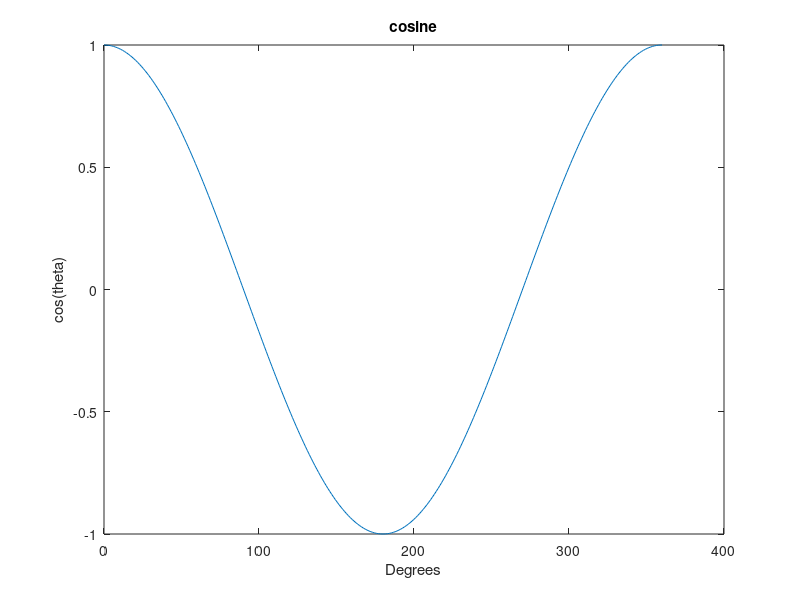
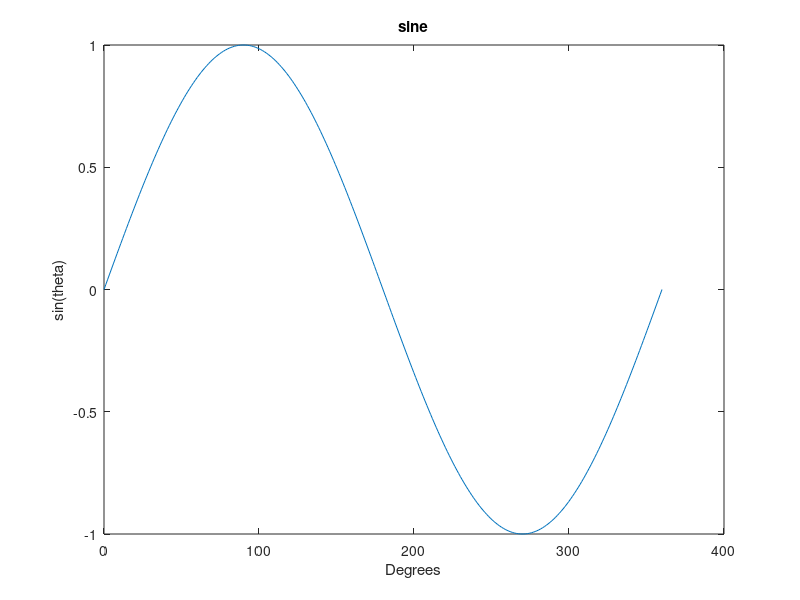
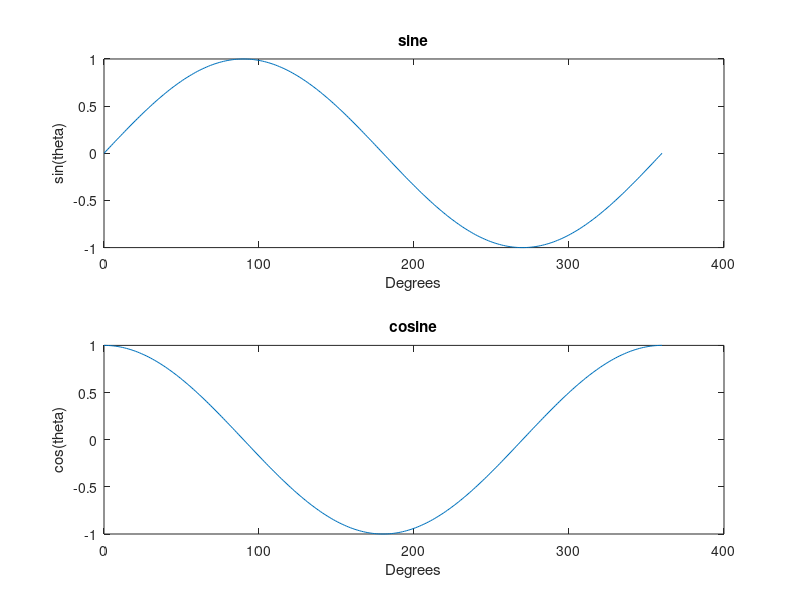
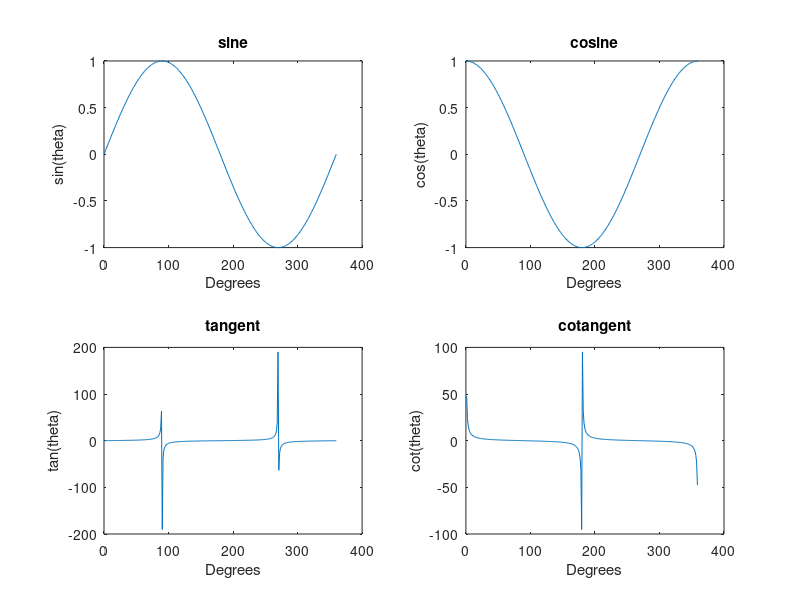

Recreate these plots in MATLAB, in order.
%% usingSubPlots.m
%  This program demonstrates how to use MATLAB's 'figure' command
%  and 'subplot' command
%       The figure command opens up a new figure window.
%       The subplot command enables putting multiple plots in one figure
%       window.
% Jonathon Vasilak
% March 31, 2020

%  Clear memory
clear;
%  Clear Command Window
clc;
%  Close figures
close all;

%% Create arrays
% Create an array of values for theta from 0 to 360 degrees
npts = 300; % number of points
thetaMin = 0; % minimum value for theta in degrees
thetaMax = 360; % maximum value for theta in degrees
thetaArray = linspace(thetaMin,thetaMax,npts);

% Create an array for sine
sinArray = sind(thetaArray);
% Create an array for cosine
cosArray = cosd(thetaArray);
% Create an array for tangent
tanArray = tand(thetaArray);
% Create an array for cotangent
cotArray = cotd(thetaArray);

%% Plots
% This command opens a new figure window
% Note the title of this figure is "Figure 1"
figure;
% If we type it in again, it opens a second figure window
% Note the title of this figure is "Figure 2"
figure;

% Since Figure 2 was the last figure window open, it is the "active"
% axes or figure window. If we issue a plot command the plot will go 
% to Figure 2
plot(thetaArray,sinArray);
xlabel('Degrees');
ylabel('sin(theta)');
title('sine');

% If we want to send a plot to Figure 1, we need to make it the active
% axes. To do so we type figure(1). Note to make Figure 2 the active
% axes, we would type figure(2).
figure(1);
% Now Figure 1 is active.  We will send a plot to this axes.
plot(thetaArray,cosArray);
xlabel('Degrees');
ylabel('cos(theta)');
title('cosine');

%% Now clear the figure windows
% Open up a 3rd figure window
figure;
% We can divide the figure window into different axes. MATLAB uses the
% format of rows, columns.  The syntax is subplot(# of rows, # of columns,
% which subplot is active).
% Issue the subplot(2,1,1): 2 rows, 1 column, the last 1 means that row 1,
% column 1 is the active axes
subplot(2,1,1);
plot(thetaArray,sinArray);
xlabel('Degrees');
ylabel('sin(theta)');
title('sine');
% Now make the 2nd row the active subplot axes
% Issue the subplot(2,1,2): 2 rows, 1 column, the last 2 means that row 2,
% column 1 is active axes
subplot(2,1,2);
plot(thetaArray,cosArray);
xlabel('Degrees');
ylabel('cos(theta)');
title('cosine');

%% Open a 4th figure window
% This will have 4 subplots
% Open up a 3rd figure window
figure;
% We can divide the figure window into different axes. MATLAB uses the
% format of rows, columns.  The syntax is subplot(# of rows, # of columns,
% which subplot is active axes).
% Issue the subplot(2,2,1): 2 rows, 2 columns, the last 1 means that row 1,
% column 1 is active axes
subplot(2,2,1);
plot(thetaArray,sinArray);
xlabel('Degrees');
ylabel('sin(theta)');
title('sine');
% Issue the subplot(2,2,2): 2 rows, 2 columns, the last 2 means that row 1,
% column 2 is active axes
subplot(2,2,2);
plot(thetaArray,cosArray);
xlabel('Degrees');
ylabel('cos(theta)');
title('cosine');
% Issue the subplot(2,2,3): 2 rows, 2 columns, the last 3 means that row 2,
% column 1 is active axes
subplot(2,2,3);
plot(thetaArray,tanArray);
xlabel('Degrees');
ylabel('tan(theta)');
title('tangent');
% Issue the subplot(2,2,4): 2 rows, 2 columns, the last 4 means that row 2,
% column 2 is active axes
subplot(2,2,4);
plot(thetaArray,cotArray);
xlabel('Degrees');
ylabel('cot(theta)');
title('cotangent');

